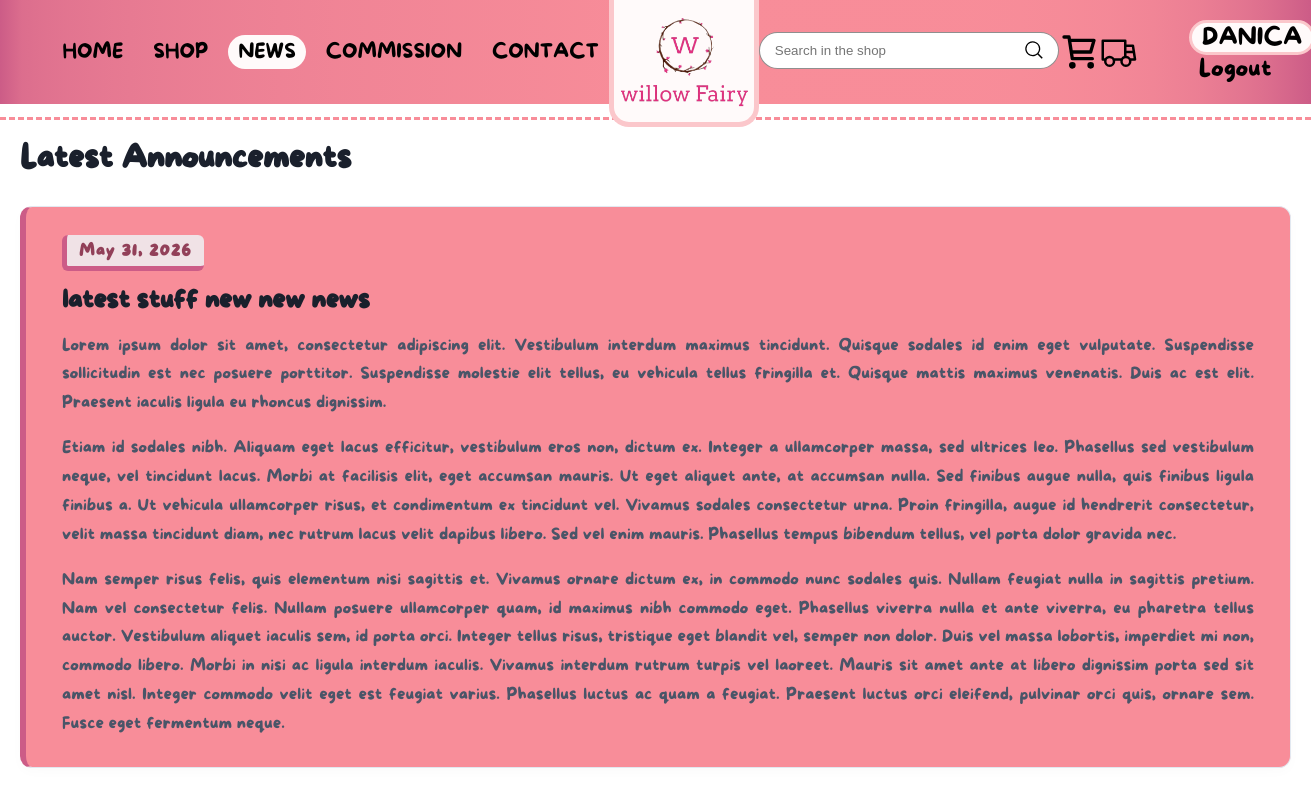
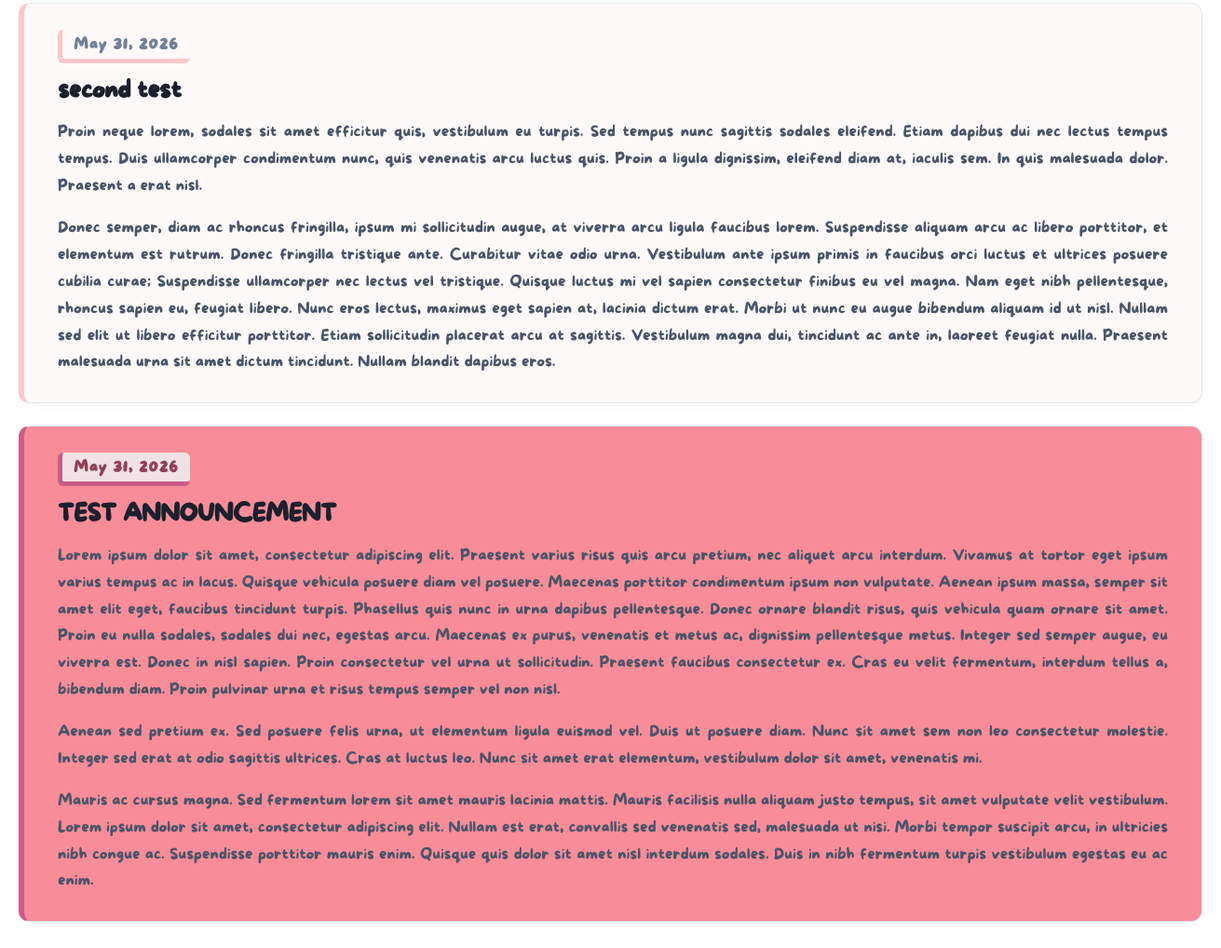
The app's page /news/ (signed in) with its own data (2 pictures, top to bottom).
### news/models.py (models this page shows, shortened)
class Announcement(models.Model):
    title = models.CharField(max_length=200)
    content = models.TextField()
    created_at = models.DateTimeField(auto_now_add=True)
    updated_at = models.DateTimeField(auto_now=True)

### news/views.py (the view)
# urls.py: path('', views.index, name='index'),
def index(request):
    announcements = Announcement.objects.all().order_by('-created_at')
    context = {
        'announcements': announcements
    }
    return render(request, 'news/news_page.html', context)

### news/templates/news/news_page.html
{% extends 'news/base_news.html' %}
{% block content %}
    <div class="news-margin">
    <div class="announcements-feed-container">
        <h2>Latest Announcements</h2>
        {% for announcement in announcements %}
            {% include 'news/news_card.html' %}
        {% empty %}
            <p class="no-announcements">No announcements posted at this time.</p>
        {% endfor %}
    </div>
    </div>
{% endblock content %}

### templates/public_base.html
{% extends 'base.html' %}
{% load static %}
{% block header %}
    <div class="public-header">
        <div class="nav-margin-container">
            <nav class="main-nav">
                <div class="nav-link-list">
                    <ul class="nav-links">
                        {% block nav-links %}
                        {% endblock nav-links %}
                    </ul>
                </div>
                <div class="logo-container">
                    <a href="/" class="logo-link">
                        <img src="{% static 'images/logo.png' %}" alt="Willow Fairy Logo" class="main-logo">
                    </a>
                </div>
                <div class="secondary-nav">
                    <div class="product-action-container">
                        <form action="/search" method="GET" class="search-bar">
                            <div class="search-container">
                                <input type="text" name="q" placeholder="Search in the shop" aria-label="Search">
                                <button type="submit" title="Search" class="icon" aria-label="Shoping Cart">
                                    <img src="{% static 'images/search-symbol.svg' %}" class="icon-svg">
                                </button>
                            </div>
                        </form>
                        <a href="{% url 'accounts:view_cart' %}">
                        <button type="button" class="icon" aria-label="Shoping Cart">
                            <img src="{% static 'images/cart-symbol.svg' %}" class="icon-svg">
                        </button>
                        </a>
                        <a href="{% url 'accounts:view_order' %}">
                        <button type="button" class="icon" aria-label="Shoping Cart">
                            <img src="{% static 'images/van-symbol.svg' %}" class="icon-svg">
                        </button>
                        </a>
                    </div>
                    <div class="log-in-section">
                        {% if user.is_authenticated %}
                            <div class="login-container active"><p class="login">{{user.username}}</p></div>
                            <div class="login-container"><a class="login" href="{% url 'accounts:logout' %}"> Logout</a></div>
                        {% else %}
                            <a class="login" href="{% url 'accounts:login' %}">Log In</a>
                        {% endif %}
                    </div>
                </div>
            </nav>
        </div>
    </div>
{% endblock header %}

### news/templates/news/news_card.html
<div class="announcement-card">
    <div class="announcement-meta">
        <span class="announcement-date">{{ announcement.created_at|date:"M d, Y" }}</span>
    </div>
    <h3 class="announcement-title">{{ announcement.title }}</h3>
    <div class="announcement-content">
        {{ announcement.content|linebreaks }}
    </div>
</div>

### static/variable.css (style rules this page uses)
* { margin: 0; padding: 0; box-sizing: border-box; }
:root { --primary-color:#F88D99; --secondary-color: #CC5C87; --accent-color:#fbc7cb; --contrast-color: #fffafa; --text-color: #000000; --shadow-text-color: #00000070; --font-family: "MoreSugar"; --font-family-sub: "Segoe UI"; }

### static/nav/public-header.css (style rules this page uses)
.public-header { display: flex; justify-content: space-between; align-items: center; height: 15vh; width: 100vw; position: sticky; top: 0; z-index: 1000; border-bottom: 3px dashed var(--primary-color); padding-bottom: 1%; overflow: visible; }
.nav-margin-container { height: 100%; width: 100%; background: linear-gradient(to right, var(--secondary-color), 5%, var(--primary-color), 95%, var(--secondary-color) ); padding: 0 4%; }
.main-nav { height: 100%; width: 100%; display: flex; justify-content: space-between; align-items: center; }
.nav-link-list { flex: 1; }
.nav-links { list-style: none; display: flex; justify-content: flex-start; gap: 10px; }
.secondary-nav { flex: 1; display: flex; height: 100%; width: 300px; justify-content: space-around; align-items: center; gap: 10%; }
.search-container { position: relative; width: 300px; }
.search-container input { width: 100%; padding: 10px 40px 10px 15px; border: 1px solid var(--shadow-text-color); border-radius: 20px; outline: none; }
.search-container button { position: absolute; right: 5px; top: 50%; transform: translateY(-50%); background: none; border: none; cursor: pointer; color: #666; padding: 5px 10px; }
.product-action-container { display: flex; }
.icon { width: 40px; height: 40px; background: transparent; cursor: pointer; display: flex; align-items: center; overflow: hidden; border: none; }
.icon-svg { height: 100%; width: 100%; object-fit: contain; display: block; }

### static/nav/logo-nav.css (style rules this page uses)
.main-logo { position: absolute; height: auto; width: 100%; min-width: 100%; display: block; background-color: var(--contrast-color); border: 5px solid var(--accent-color); border-top: none; border-radius: 0px 0px 20px 20px; }
.logo-link { min-width: 100%; }
.logo-container { position: relative; width: 150px; min-width: 150px; height: 100%; }

### static/account/login_prompt.css (style rules this page uses)
.login-container { border-radius: 20px; padding: 0px 10px; }
.login-container.active { border: 3px solid var(--accent-color); background-color: var(--contrast-color); }
.login { font-family: 'MoreSugar'; text-decoration: none; color: black; font-weight: 500; font-size: 24px; }

### static/contact/contact.css (style rules this page uses)
.icon-svg { width: 100%; height: 100%; object-fit: contain; }

### static/news/news_page.css (style rules this page uses)
.announcements-feed-container { margin: 0 auto; padding: 20px; }
.announcements-feed-container h2 { font-family: var(--font-family), system-ui, sans-serif; font-size: 32px; color: #1a202c; margin-bottom: 28px; font-weight: 700; letter-spacing: -0.5px; }

### static/news/news_card.css (style rules this page uses)
.announcement-card { background-color: var(--contrast-color); border: 1px solid #e2e8f0; border-left: 6px solid var(--accent-color); border-radius: 12px; padding: 28px 36px; margin-bottom: 24px; box-sizing: border-box; box-shadow: 0 4px 12px rgba(0, 0, 0, 0.02); }
.announcement-card:nth-child(even) { background-color: var(--primary-color); border-left-color: var(--secondary-color); }
.announcement-meta { margin-bottom: 14px; }
.announcement-date { font-family: var(--font-family), system-ui, sans-serif; font-size: 16px; letter-spacing: 1.2px; font-weight: 700; color: #718096; background-color: var(---color); padding: 6px 12px; border-radius: 6px; display: inline-block; border-bottom: 5px solid var(--accent-color); border-left: 5px solid var(--accent-color); }
.announcement-card:nth-child(even) .announcement-date { background-color: #f0e2e6; color: #924059; border-bottom: 5px solid var(--secondary-color); border-left: 5px solid var(--secondary-color); }
.announcement-title { font-family: var(--font-family), system-ui, sans-serif; font-size: 26px; font-weight: 800; color: #1a202c; margin: 0 0 14px 0; line-height: 1.25; letter-spacing: -0.5px; }
.announcement-content { font-family: var(--font-family), system-ui, sans-serif; font-size: 16.5px; color: #4a5568; line-height: 1.75; text-align: justify; text-justify: inter-word; }
.announcement-content p { margin-top: 0; margin-bottom: 16px; }
.announcement-content p:last-child { margin-bottom: 0; }

### records on screen
Announcement: created_at "May 31, 2026", title "latest stuff new new news", content "Lorem ipsum dolor sit amet, consectetur adipiscing elit. Vestibulum interdum maximus tincidunt. Quisque sodales id enim eget vulputate. Suspendisse sollicitudin est nec posuere porttitor. Suspendisse molestie elit tellus, eu vehicula tellus fringilla et. Quisque mattis maximus venenatis. Duis ac est elit. Praesent iaculis ligula eu rhoncus dignissim. Etiam id sodales nibh. Aliquam eget lacus efficitur, vestibulum eros non, dictum ex. Integer a ullamcorper massa, sed ultrices leo. Phasellus sed vestibulum neque, vel tincidunt lacus. Morbi at facilisis elit, eget accumsan mauris. Ut eget aliquet ante, at accumsan nulla. Sed finibus augue nulla, quis finibus ligula finibus a. Ut vehicula…"
Announcement: created_at "May 31, 2026", title "second test", content "Proin neque lorem, sodales sit amet efficitur quis, vestibulum eu turpis. Sed tempus nunc sagittis sodales eleifend. Etiam dapibus dui nec lectus tempus tempus. Duis ullamcorper condimentum nunc, quis venenatis arcu luctus quis. Proin a ligula dignissim, eleifend diam at, iaculis sem. In quis malesuada dolor. Praesent a erat nisl. Donec semper, diam ac rhoncus fringilla, ipsum mi sollicitudin augue, at viverra arcu ligula faucibus lorem. Suspendisse aliquam arcu ac libero porttitor, et elementum est rutrum. Donec fringilla tristique ante. Curabitur vitae odio urna. Vestibulum ante ipsum primis in faucibus orci luctus et ultrices posuere cubilia curae; Suspendisse ullamcorper nec lectus vel…"
Announcement: created_at "May 31, 2026", title "TEST ANNOUNCEMENT", content "Lorem ipsum dolor sit amet, consectetur adipiscing elit. Praesent varius risus quis arcu pretium, nec aliquet arcu interdum. Vivamus at tortor eget ipsum varius tempus ac in lacus. Quisque vehicula posuere diam vel posuere. Maecenas porttitor condimentum ipsum non vulputate. Aenean ipsum massa, semper sit amet elit eget, faucibus tincidunt turpis. Phasellus quis nunc in urna dapibus pellentesque. Donec ornare blandit risus, quis vehicula quam ornare sit amet. Proin eu nulla sodales, sodales dui nec, egestas arcu. Maecenas ex purus, venenatis et metus ac, dignissim pellentesque metus. Integer sed semper augue, eu viverra est. Donec in nisl sapien. Proin consectetur vel urna ut sollicitudin.…"

### other values on screen
{{ user.username }} "DANICA"
